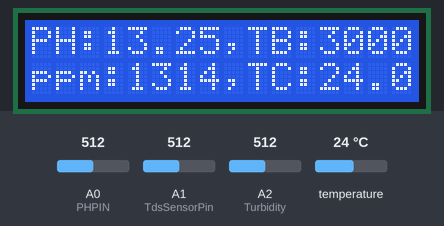
Bench run of a sketch on a simulated Arduino Uno, built with avr-gcc and run on an emulated ATmega328P. Parts: 16×2 character LCD. Inputs (shaded band) come from the test bench; at power-on: A1 (TdsSensorPin) = 512, temperature 24 °C, A0 (PHPIN) = 512, A2 (Turbidity) = 512. What the sketch prints to the serial monitor is not drawn.

Above: at 4.3 s.
4.4 s: A1 (TdsSensorPin) set to 306
At 5.8 s:
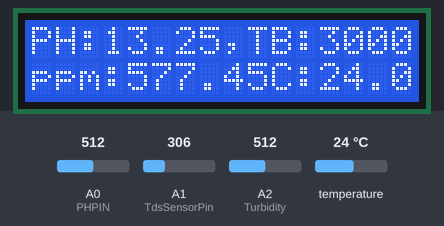
10.5 s: temperature set to 12 °C
At 12.7 s:
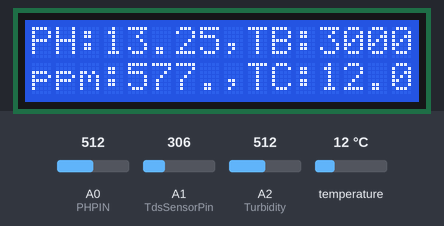
14.7 s: A0 (PHPIN) set to 716
At 16.5 s:
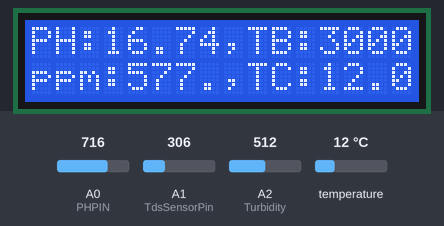
16.7 s: A2 (Turbidity) set to 716
At 18.9 s:
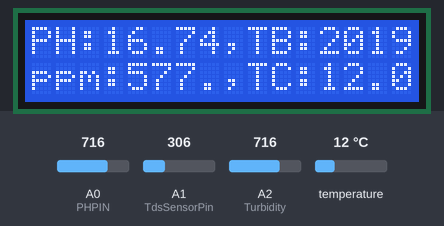
19.4 s: temperature set to 19 °C
At 20.5 s:
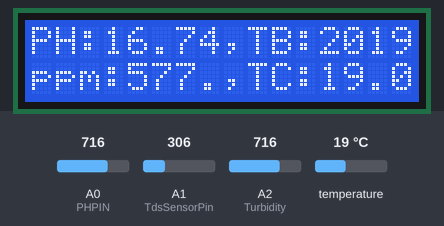
22.6 s: A0 (PHPIN) set to 810
At 24.8 s:
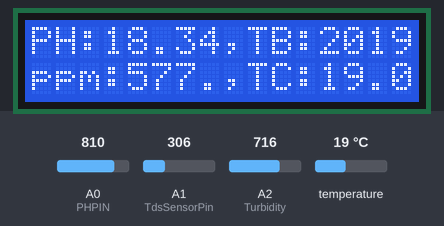
Timing chart, 0 to 25.6 s (numbered marks = the images above; inputs shaded):
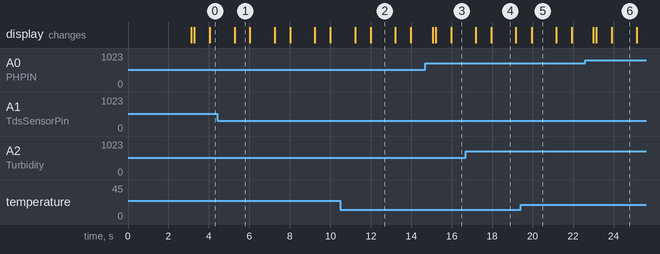

Measured:
- after the input at 4.4 s, the display: changes after 0.86 s (image 1)
- after the input at 10.5 s, the display: first differs from a run without the input after 1.5 s (image 2)
- after the input at 14.7 s, the display: changes after 0.35 s (image 3)
- after the input at 16.7 s, the display: first changes after 0.49 s (image 4 shows a later state)
- after the input at 19.4 s, the display: changes after 0.54 s (image 5)
- after the input at 22.6 s, the display: changes after 0.40 s (image 6)
- what the display in image 1 shows lasts 0.7 s, from 5.3 s to 6.0 s

The sketch:

IOT-1-ACMSYSTEM-NANO.ino
```cpp
#include <Wire.h>
#include <LiquidCrystal_I2C.h>
#include <EEPROM.h>
#include <OneWire.h>
#include <DallasTemperature.h>
#include "GravityTDS.h"
#include <SoftwareSerial.h>
#define TdsSensorPin A1
#define PHPIN A0
#define ONE_WIRE_BUS 4

LiquidCrystal_I2C lcd(0x27, 16, 2);

unsigned long int PH_avgValue;
float calibration_value = 21.34;
int Turbidity=A2;
float Tempvolt;
float ntu;
float b;
int buf[10],temp;
GravityTDS gravityTds;
float temperature = 25,tdsValue = 0;
OneWire oneWire(ONE_WIRE_BUS);
DallasTemperature sensors(&oneWire);
String ph;
String tds;
String turb;
String tempa;
const byte rxPin = 2;
const byte txPin = 3;
SoftwareSerial mySerial (rxPin, txPin);
void setup()
{
  Serial.begin(9600);
  mySerial.begin(9600);
  lcd.begin();
  gravityTds.setPin(TdsSensorPin);
  gravityTds.setAref(5.0);  //reference voltage on ADC, default 5.0V on Arduino UNO
  gravityTds.setAdcRange(1024);  //1024 for 10bit ADC;4096 for 12bit ADC
  gravityTds.begin();  //initialization
  sensors.begin();
   lcd.clear();
  lcd.setCursor(0,0);
  lcd.print("  IOT BASED AQUA ");
  lcd.setCursor(0,1);
  lcd.print("CLTR MONTRG SYS");
  delay(3000);
  lcd.clear();
}

void loop()
{
/*#################################### PH SENSOR ###################################*/

              for(int i=0;i<10;i++)       //Get 10 sample value from the sensor for smooth the value
              {
                buf[i]=analogRead(PHPIN);
                //delay(10);
              }
              for(int i=0;i<9;i++)        //sort the analog from small to large
              {
                for(int j=i+1;j<10;j++)
                {
                  if(buf[i]>buf[j])
                  {
                    temp=buf[i];
                    buf[i]=buf[j];
                    buf[j]=temp;
                  }
                }
              }
              PH_avgValue=0;
              for(int i=2;i<8;i++)                      //take the average value of 6 center sample
              PH_avgValue+=buf[i];
              float phValuevolt=(float)PH_avgValue*5.0/1024/6; //convert the analog into millivolt
              phValuevolt=3.5*phValuevolt;
              //float actph= -5.70 * phValuevolt + calibration_value;                     //convert the millivolt into pH value
              ph=String(phValuevolt+4.5);
              lcd.setCursor(0,0);
              //lcd.print("        ");
              lcd.print("PH:"+ph);
   /*#################################### END OF PH SENSOR ###################################*/

   /*#################################### TEMPARATURE SENSOR #################################*/
              Tempvolt = 0;
              for(int i=0; i<800; i++)
              {
              Tempvolt+=((float)analogRead(Turbidity)/1023)*5;
              }
              Tempvolt=Tempvolt/800;
              Tempvolt=round_to_dp(Tempvolt,2);
              if(Tempvolt < 2.5)
              {
              ntu=3000;
              }else
              {
              ntu=-1120.4*square(Tempvolt)+5742.3*Tempvolt-4353.8;
              }

            //  int Tempvolt1=analogRead(Turbidity);
            //  int turbi1=map(Tempvolt1,0,640,100,0);


              turb=String(ntu) ;
              lcd.setCursor(8,0);
              //lcd.print("        ");
              lcd.print(",TB:"+turb);
  /*#################################### TDS SENSOR #################################*/
              gravityTds.setTemperature(temperature);  // set the temperature and execute temperature compensation
              gravityTds.update();  //sample and calculate
              tdsValue = gravityTds.getTdsValue();  // then get the value
              tds=String(tdsValue);
              lcd.setCursor(0,1);
              //lcd.print("        ");
              lcd.print("ppm:"+tds);
  /*#################################### END OF TDS SENSOR #################################*/
  /*#################################### DS18B20 SENSOR #################################*/
              sensors.requestTemperatures();
             //Serial.print("Celsius temperature: ");
             // Why "byIndex"? You can have more than one IC on the same bus. 0 refers to the first IC on the wire
             //Serial.print(sensors.getTempCByIndex(0));
             //Serial.print(" - Fahrenheit temperature: ");
             //Serial.println(sensors.getTempFByIndex(0));
              tempa=String(sensors.getTempCByIndex(0)) ;
              lcd.setCursor(8,1);
              //lcd.print("        ");
              lcd.print(",TC:"+tempa);
              Serial.println(ph+","+turb+","+tds+","+tempa+","+"dum"+","+"dum"+","+"dum"+","+"dum"+","+"dum"+","+"dum");
              mySerial.println(ph+","+turb+","+tds+","+tempa+","+"dum"+","+"dum"+","+"dum"+","+"dum"+","+"dum"+","+"dum");
              delay(1000);
  /*####################################  END OF DS18B20 SENSOR #################################*/


}

float round_to_dp( float in_value, int decimal_place )
{
  float multiplier = powf( 10.0f, decimal_place );
  in_value = roundf( in_value * multiplier ) / multiplier;
  return in_value;
}
```
